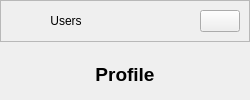
           <widget class="QWidget" name="rightMenuContainer" native="true">
            <property name="sizePolicy">
             <sizepolicy hsizetype="Maximum" vsizetype="Preferred">
              <horstretch>0</horstretch>
              <verstretch>0</verstretch>
             </sizepolicy>
            </property>
            <property name="minimumSize">
             <size>
              <width>250</width>
              <height>0</height>
             </size>
            </property>
            <layout class="QVBoxLayout" name="verticalLayout_11">
             <property name="leftMargin">
              <number>0</number>
             </property>
             <property name="topMargin">
              <number>0</number>
             </property>
             <property name="rightMargin">
              <number>0</number>
             </property>
             <property name="bottomMargin">
              <number>0</number>
             </property>
             <item>
              <widget class="QWidget" name="rightMenuSubContainer" native="true">
               <layout class="QVBoxLayout" name="verticalLayout_12">
                <property name="spacing">
                 <number>6</number>
                </property>
                <property name="leftMargin">
                 <number>0</number>
                </property>
                <property name="topMargin">
                 <number>0</number>
                </property>
                <property name="rightMargin">
                 <number>0</number>
                </property>
                <property name="bottomMargin">
                 <number>0</number>
                </property>
                <item>
                 <widget class="QFrame" name="frame_8">
                  <property name="frameShape">
                   <enum>QFrame::StyledPanel</enum>
                  </property>
                  <property name="frameShadow">
                   <enum>QFrame::Raised</enum>
                  </property>
                  <layout class="QHBoxLayout" name="horizontalLayout_9">
                   <item>
                    <widget class="QLabel" name="label_6">
                     <property name="text">
                      <string>Users</string>
                     </property>
                     <property name="alignment">
                      <set>Qt::AlignCenter</set>
                     </property>
                    </widget>
                   </item>
                   <item alignment="Qt::AlignRight">
                    <widget class="QPushButton" name="pushButton_16">
                     <property name="toolTip">
                      <string>Close</string>
                     </property>
                     <property name="text">
                      <string/>
                     </property>
                     <property name="icon">
                      <iconset resource="icons/icons.qrc">
                       <normaloff>:/icons/x-circle.svg</normaloff>:/icons/x-circle.svg</iconset>
                     </property>
                     <property name="iconSize">
                      <size>
                       <width>24</width>
                       <height>24</height>
                      </size>
                     </property>
                    </widget>
                   </item>
                  </layout>
                 </widget>
                </item>
                <item>
                 <widget class="QStackedWidget" name="stackedWidget_2">
                  <widget class="QWidget" name="page_4">
                   <layout class="QVBoxLayout" name="verticalLayout_13">
                    <item>
                     <widget class="QLabel" name="label_7">
                      <property name="font">
                       <font>
                        <pointsize>14</pointsize>
                        <weight>75</weight>
                        <bold>true</bold>
                       </font>
                      </property>
                      <property name="text">
                       <string>Profile</string>
                      </property>
                      <property name="alignment">
                       <set>Qt::AlignCenter</set>
                      </property>
                     </widget>
                    </item>
                   </layout>
                  </widget>
                  <widget class="QWidget" name="page_5"/>
                 </widget>
                </item>
               </layout>
              </widget>
             </item>
            </layout>
           </widget>
